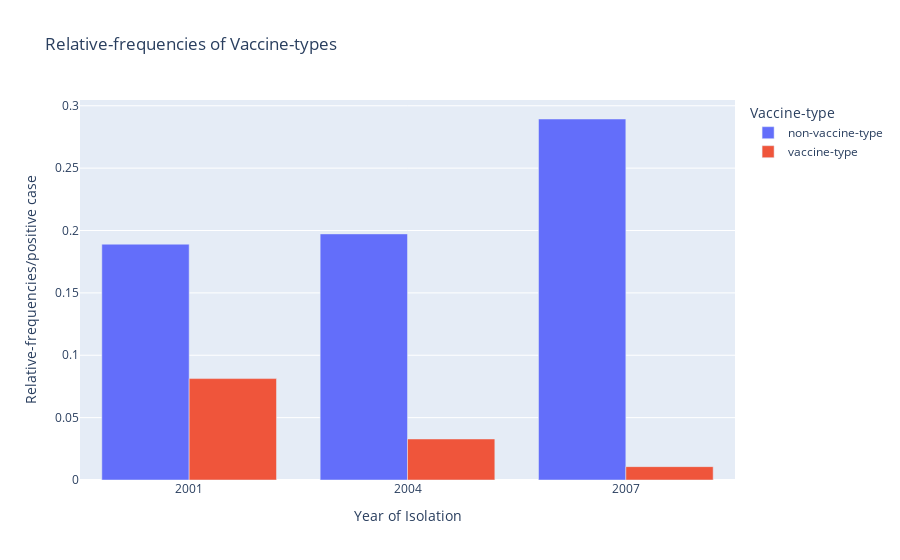

Notebook code for this chart:
### Code cell
#plot of the absolute counts as a bar plot

fig = px.bar(df_vacc_type_freq, x='Year of Isolation', y = 'Relative-frequencies',  color = 'Vaccine-type',  barmode='group', labels={'Relative-frequencies': 'Relative-frequencies/positive case'}, title = 'Relative-frequencies of Vaccine-types')
fig.show()

### Figure 1 — Plotly figure (JSON) as saved in the notebook; plotly's stock layout.template omitted (floating-point values rounded to 4 significant figures)
{"data": [{"alignmentgroup": "True", "hovertemplate": "Vaccine-type=non-vaccine-type<br>Year of Isolation=%{x}<br>Relative-frequencies/positive case=%{y}<extra></extra>", "legendgroup": "non-vaccine-type", "marker": {"color": "#636efa"}, "name": "non-vaccine-type", "offsetgroup": "non-vaccine-type", "orientation": "v", "showlegend": true, "textposition": "auto", "type": "bar", "x": [2001, 2004, 2007], "xaxis": "x", "y": [0.189, 0.1973, 0.2894], "yaxis": "y"}, {"alignmentgroup": "True", "hovertemplate": "Vaccine-type=vaccine-type<br>Year of Isolation=%{x}<br>Relative-frequencies/positive case=%{y}<extra></extra>", "legendgroup": "vaccine-type", "marker": {"color": "#EF553B"}, "name": "vaccine-type", "offsetgroup": "vaccine-type", "orientation": "v", "showlegend": true, "textposition": "auto", "type": "bar", "x": [2001, 2004, 2007], "xaxis": "x", "y": [0.0813, 0.03288, 0.01072], "yaxis": "y"}], "layout": {"barmode": "group", "legend": {"title": {"text": "Vaccine-type"}, "tracegroupgap": 0}, "title": {"text": "Relative-frequencies of Vaccine-types"}, "xaxis": {"anchor": "y", "domain": [0, 1], "title": {"text": "Year of Isolation"}}, "yaxis": {"anchor": "x", "domain": [0, 1], "title": {"text": "Relative-frequencies/positive case"}}}}
